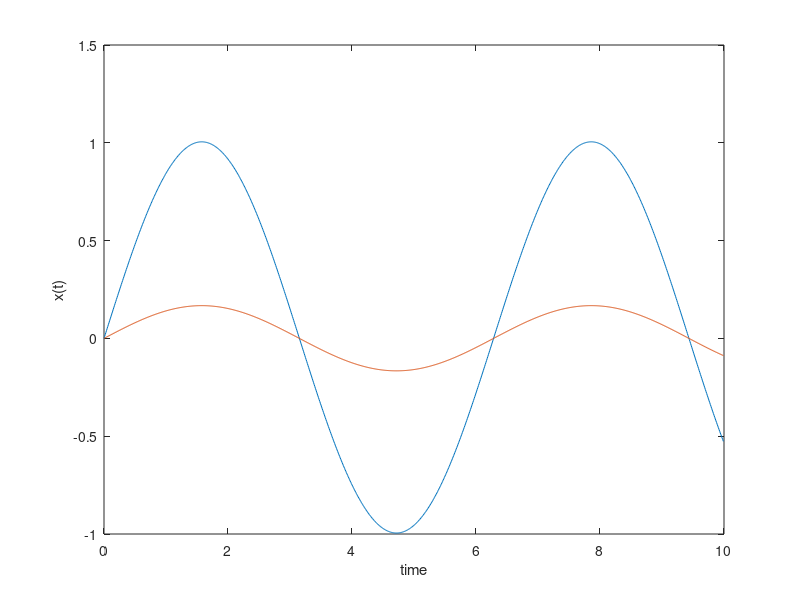

Recreate this plot in MATLAB.
clear;
h = 0.01;
x1(1) = 0;
x2(1) = 0;
y(1) = 0;
t(1) = 0;
f = @(t, x) cos(t);
i = 1;
while i < 1000;
  x1(i+1) = x1(i)+h*f(t(i), x1(i));
  
  k1 = h*f(t(i), x2(i));
  k2 = h*f(t(i)+h/2, x2(i)+k1/2);
  k3 = h*f(t(i)+h/2, x2(i)+k2/2);
  k4 = h*f(t(i)+h, x2(i)+k3);
  
  x2(i+1) = x2(i)+(h/6)*f(t(i), x2(i));
  t(i+1) = t(i)+h;
  
  i++;
endwhile
plot(t, x1);
hold on;
plot(t, x2);
xlabel('time');
ylabel('x(t)');